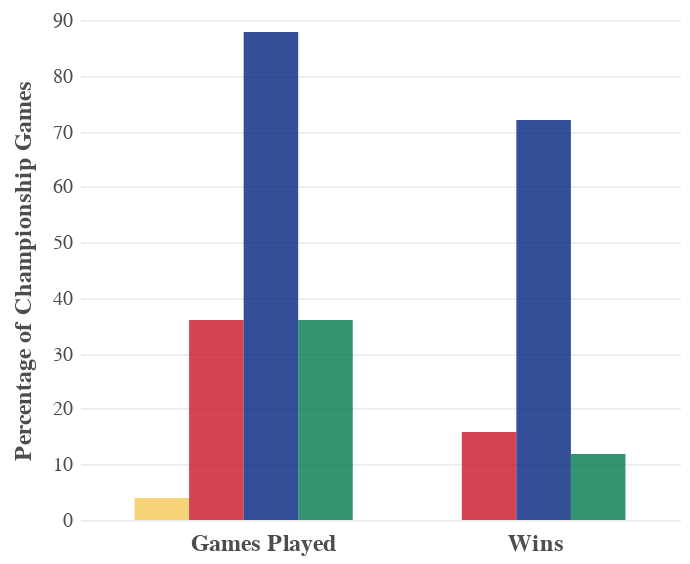

This figure's Vega-Lite source:
### Vega specification from a JSON file in a GitHub repository (floating-point values rounded to 4 significant figures)
{"$schema": "https://vega.github.io/schema/vega/v5.json", "description": "A basic grouped bar chart example.", "width": 300, "height": 250, "padding": 5, "data": [{"name": "table", "values": [{"category": "Games Played", "position": 0, "value": 4, "Country": "Argentina", "Proportion": "4%"}, {"category": "Games Played", "position": 1, "value": 36, "Country": "Australia", "Proportion": "36%"}, {"category": "Games Played", "position": 2, "value": 88, "Country": "New Zealand", "Proportion": "88%"}, {"category": "Games Played", "position": 3, "value": 36, "Country": "South Africa", "Proportion": "36%"}, {"category": "Wins", "position": 0, "value": 0, "Country": "Argentina", "Proportion": "0%"}, {"category": "Wins", "position": 1, "value": 16, "Country": "Australia", "Proportion": "16%"}, {"category": "Wins", "position": 2, "value": 72, "Country": "New Zealand", "Proportion": "72%"}, {"category": "Wins", "position": 3, "value": 12, "Country": "South Africa", "Proportion": "12%"}]}], "scales": [{"name": "xscale", "type": "band", "domain": {"data": "table", "field": "category"}, "range": "width", "padding": 0.2}, {"name": "yscale", "type": "linear", "domain": {"data": "table", "field": "value"}, "range": "height", "round": true, "zero": true, "nice": true}, {"name": "color", "type": "ordinal", "domain": {"data": "table", "field": "position"}, "range": ["#F5C856", "#CC142B", "#00247D", "#007A4D"]}], "axes": [{"orient": "left", "scale": "yscale", "title": "Percentage of Championship Games", "titleColor": "#4d4d4d", "titleFontSize": 12, "titlePadding": 8, "tickSize": 0, "labelPadding": 4, "labelColor": "#4d4d4d", "grid": true, "gridOpacity": 0.5, "domain": false}, {"orient": "bottom", "scale": "xscale", "labelFontWeight": "bold", "labelColor": "#4d4d4d", "labelFontSize": 12, "labelOffset": 10, "labelPadding": 6, "tickSize": 0, "labelAlign": "center", "domain": false}], "marks": [{"type": "group", "from": {"facet": {"data": "table", "name": "facet", "groupby": "category"}}, "encode": {"enter": {"x": {"scale": "xscale", "field": "category"}}}, "signals": [{"name": "width", "update": "bandwidth('xscale')"}], "scales": [{"name": "pos", "type": "band", "range": "width", "domain": {"data": "facet", "field": "position"}}], "marks": [{"name": "bars", "from": {"data": "facet"}, "type": "rect", "encode": {"enter": {"y": {"scale": "yscale", "field": "value"}, "y2": {"scale": "yscale", "value": 0}, "x": {"scale": "pos", "field": "position"}, "width": {"scale": "pos", "band": 1}, "fill": {"scale": "color", "field": "position"}, "opacity": {"value": 0.8}, "tooltip": [{"field": "Proportion", "type": "nominal"}]}}}]}]}
